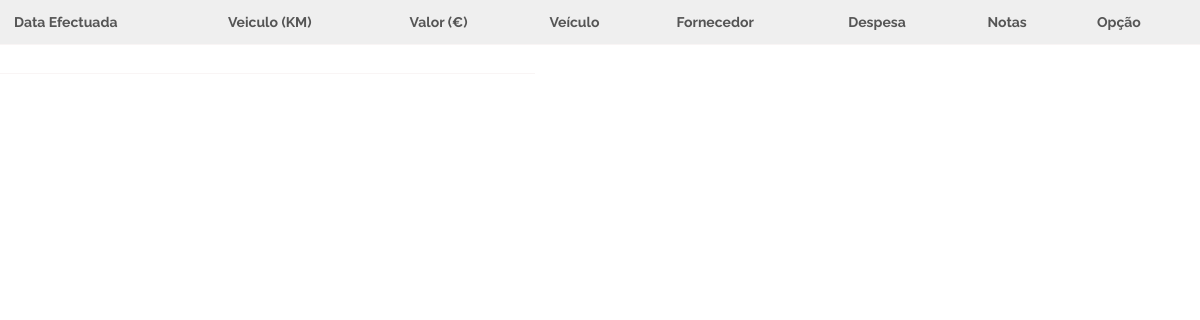
Page /despesas_list.php on the earlier database version.
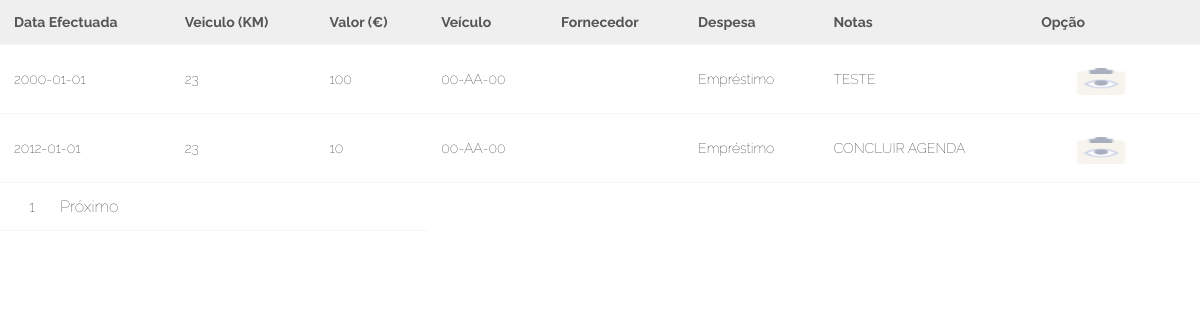
Same page on the later database version.
### tables this page shows
CREATE TABLE `despesas` (
  `CodDesp` int(11) NOT NULL auto_increment,
  `Data_Efetuada` date default '2000-01-01',
  `Veiculo_Km` int(11) default '0',
  `Valor` int(11) default '0',
  `Nota` varchar(500) default ' ',
  `codVei` int(11) default NULL,
  `codForn` int(11) default NULL,
  `CodUser` int(11) default NULL,
  `CodTipoD` int(11) default NULL,
  `Data_Agendada` date default '2000-01-01',
  `Efetuada` varchar(45) default 'Nao',
  `Veiculo_Km_Agendado` int(11) default '0',
  `LembrarPor` varchar(45) default 'Nada',
  PRIMARY KEY  (`CodDesp`),
  KEY `codVei` (`codVei`),
  KEY `codForn` (`codForn`),
  KEY `CodUser` (`CodUser`),
  KEY `CodTipoD` (`CodTipoD`),
  CONSTRAINT `despesas_ibfk_1` FOREIGN KEY (`codVei`) REFERENCES `veiculos` (`codVei`),
  CONSTRAINT `despesas_ibfk_2` FOREIGN KEY (`codForn`) REFERENCES `fornecedores` (`CodForn`),
  CONSTRAINT `despesas_ibfk_3` FOREIGN KEY (`CodUser`) REFERENCES `utilizador` (`CodUser`),
  CONSTRAINT `despesas_ibfk_4` FOREIGN KEY (`CodTipoD`) REFERENCES `tipodesp` (`CodTipoD`)
);

CREATE TABLE `veiculos` (
  `codVei` int(11) NOT NULL auto_increment,
  `Matricula` varchar(50) default NULL,
  `Marca` varchar(50) default NULL,
  `Modelo` varchar(50) default NULL,
  `cor` varchar(50) default NULL,
  `Ano` int(11) default NULL,
  `CodTipoC` int(11) default NULL,
  `CodTipoV` int(11) default NULL,
  PRIMARY KEY  (`codVei`),
  KEY `CodTipoC` (`CodTipoC`),
  KEY `CodTipoV` (`CodTipoV`),
  CONSTRAINT `veiculos_ibfk_1` FOREIGN KEY (`CodTipoC`) REFERENCES `tipocom` (`CodTipoC`),
  CONSTRAINT `veiculos_ibfk_2` FOREIGN KEY (`CodTipoV`) REFERENCES `tipovei` (`CodTipoV`)
);

CREATE TABLE `tipodesp` (
  `CodTipoD` int(11) NOT NULL auto_increment,
  `nome` varchar(50) default NULL,
  PRIMARY KEY  (`CodTipoD`)
);

### WEB/despesas_list.php (the view, shortened to what this page needs)
<!DOCTYPE html>
<?php
$con=mysqli_connect("localhost","root","") or die(mysqli_error());
mysqli_select_db($con,"frotas") or die(mysqli_error($con));
?>
<html>
  <head>
	<link rel="stylesheet" href="style.css" type="text/css" />
  </head>
<body>
<?php
	$start=0;
	$limit=7;
	$page=0;
 	$sql=mysqli_query($con, "SELECT * from despesas, veiculos, fornecedores, utilizador, tipodesp WHERE Efetuada='Sim' and despesas.codVei=veiculos.codVei AND despesas.codForn=fornecedores.CodForn and despesas.CodUser=utilizador.CodUser and despesas.CodTipoD=tipodesp.CodTipoD ORDER BY despesas.CodDesp ASC LIMIT $start, $limit") or die(mysqli_error($con));
?>
<table align='center' class='table-fill'>
	<?php
	echo "<tr>";
                echo "<th>Data Efectuada</th>";
                echo "<th>Veiculo (KM)</th>";
                echo "<th>Valor (€)</th>";
				echo "<th>Veículo</th>";
				echo "<th>Fornecedor</th>";
				echo "<th>Despesa</th>";
				echo "<th>Notas</th>";
				echo "<th>Opção</th>";
            echo "</tr>";
	?>
	<?php
		while($row=mysqli_fetch_assoc($sql))
		{
	?>
	<?php
	  echo "<tr>";
				echo "<td>" . $row['Data_Efetuada'] . "</td>";
                echo "<td>" . $row['Veiculo_Km'] . "</td>";
                echo "<td>" . $row['Valor'] . "</td>";
                echo "<td>" . $row['Matricula'] . "</td>";
				echo "<td>" . $row['nomef'] . "</td>";
				echo "<td>" . $row['nome'] . "</td>";
				echo "<td>" . $row['Nota'] . "</td>";
				echo "<td>" . "<a href='#.php?id=".$row['CodDesp']."' target='_blank'><img src='logos/view.png' class='imgg' /></a>" . "</td>";
            echo "</tr>";
	?>
	<?php
		}
	?>
	<tr>
		<td colspan='3'>
	<?php
	$rows=mysqli_num_rows(mysqli_query($con, "select * from despesas"));
	$total=ceil($rows/$limit);
	for($i=1;$i<=$total;$i++)
	{
		echo "<a class='paging' href='?page=".$i."'>".$i."</a>";
	}
	if($page!=$total)
	{
		echo "<a class='paging' href='?page=".($page+1)."' class=paging''>Próximo</a>";
	}
	?>
	</td>
	</tr>
</table>
</body>
</html>

Differences in the rows shown:
added despesas: Data_Efetuada "2000-01-01", Veiculo_Km "23", Valor "100", codVei.Matricula "00-AA-00", CodTipoD.nome "Empréstimo", Nota "TESTE"
added despesas: Data_Efetuada "2012-01-01", Veiculo_Km "23", Valor "10", codVei.Matricula "00-AA-00", CodTipoD.nome "Empréstimo", Nota "CONCLUIR AGENDA"
Other differences:
new list line: "1"
text now shown: "Próximo"
